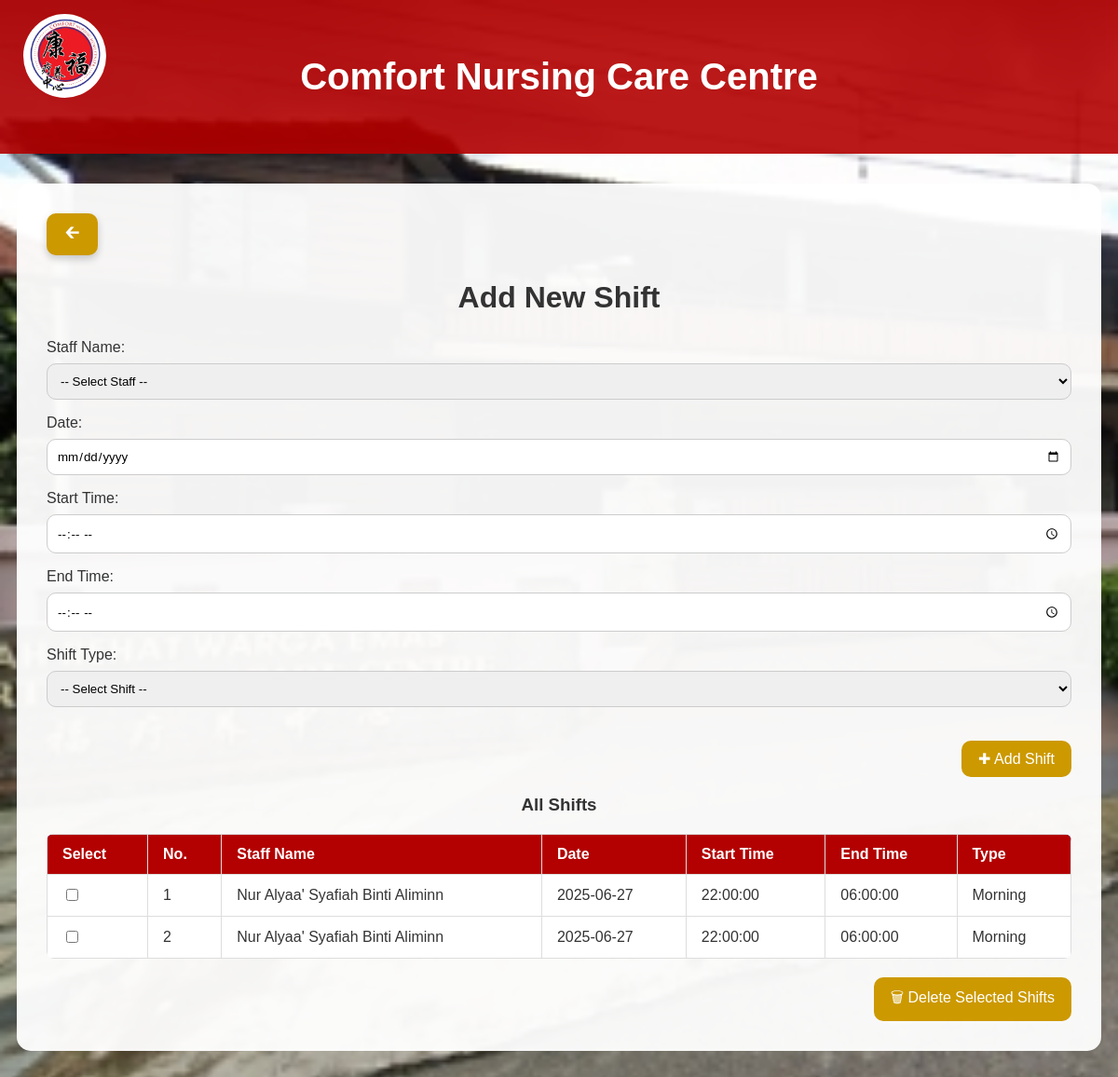
Screenshot of /admin/manage_shift.php (signed in) with the database file from the repository.
### tables this page shows
CREATE TABLE `shifts` (
  `shift_id` int(11) NOT NULL,
  `staff_id` int(11) DEFAULT NULL,
  `date` date NOT NULL,
  `start_time` time NOT NULL,
  `end_time` time NOT NULL,
  `shift_type` enum('morning','evening','night') DEFAULT NULL
);

CREATE TABLE `staff` (
  `staff_id` int(11) NOT NULL,
  `user_id` int(11) DEFAULT NULL,
  `name` varchar(100) NOT NULL,
  `IC_number` varchar(20) NOT NULL,
  `position` enum('caregiver','nurse','doctor') NOT NULL,
  `contact_number` varchar(20) DEFAULT NULL,
  `address` text DEFAULT NULL
);

### admin/manage_shift.php (the view, shortened to what this page needs)
<?php
include_once '../config/db.php';
?>
<!DOCTYPE html>
<html>
<head>
    <link rel='stylesheet' href='../css/style.css'>
</head>
<body>
<header><img src="../images/logo.png" alt="Logo" class="header-logo">Comfort Nursing Care Centre</header>
<div class='container'>
<div class="staff-form-container">
    <a href="admin_menu.php" class="arrow-button">🡰</a>
    <h2>Add New Shift</h2>
    <form method="POST">
        <label>Staff Name:</label>
        <select name="staff_id" required>
            <option value="">-- Select Staff --</option>
        </select>
        <label>Date:</label>
        <input type="date" name="date" required>
        <label>Start Time:</label>
        <input type="time" name="start_time" required>
        <label>End Time:</label>
        <input type="time" name="end_time" required>
        <label>Shift Type:</label>
        <select name="shift_type" required>
            <option value="">-- Select Shift --</option>
        </select>
        <div class="bottom-right">
            <button type="submit" name="submit">✚ Add Shift</button>
        </div>
    </form>
    <h3 style="text-align: center;">All Shifts</h3>
    <form method="POST" id="deleteForm">
    <table style="width:100%; border-collapse: collapse; margin-top: 20px;">
        <tr style="background-color: #007bff; color: white;">
            <th>Select</th>
            <th>No.</th>
            <th>Staff Name</th>
            <th>Date</th>
            <th>Start Time</th>
            <th>End Time</th>
            <th>Type</th>
        </tr>
        <?php
        $getShifts = $conn->query("SELECT s.shift_id, s.date, s.start_time, s.end_time, s.shift_type, st.name
                                   FROM shifts s
                                   JOIN staff st ON s.staff_id = st.staff_id
                                   ORDER BY s.date DESC, s.start_time DESC");
        if ($getShifts->num_rows > 0) {
            $no = 1;
            while ($row = $getShifts->fetch_assoc()) {
                echo "<tr>
                    <td><input type='checkbox' name='selected_shifts[]' value='{$row['shift_id']}'></td>
                    <td>{$no}</td>
                    <td>" . htmlspecialchars($row['name']) . "</td>
                    <td>{$row['date']}</td>
                    <td>{$row['start_time']}</td>
                    <td>{$row['end_time']}</td>
                    <td>" . ucfirst($row['shift_type']) . "</td>
                </tr>";
                $no++;
            }
        } else {
            echo "<tr><td colspan='7' style='text-align:center;'>No shifts found.</td></tr>";
        }
        ?>
    </table>
    <?php if ($getShifts->num_rows > 0): ?>
        <div class="bottom-right">
            <button type="button" onclick="confirmDelete()">🗑 Delete Selected Shifts</button>
        </div>
    <?php endif; ?>
    </form>
</div>
</div>
</body>
</html>

### css/style.css (style rules this page uses)
* { font-family: "Trebuchet MS", Helvetica, sans-serif; }
body { background: url('../images/bg.jpeg') no-repeat center center fixed; background-size: cover; margin: 0; padding: 0; color: #333; }
header { background-color: rgba(179, 0, 0, 0.9); color: white; padding: 1.5em 2em; text-align: center; font-size: 2.5em; font-weight: bold; position: relative; }
.header-logo { position: absolute; top: 15px; left: 25px; height: 80px; background-color: white; border-radius: 50%; padding: 5px; }
h2 { text-align: center; font-size: 2em; }
.container { background: rgba(255,255,255,0.95); margin: 2em auto; padding: 2em; border-radius: 15px; max-width: 1100px; }
input[type=text], input[type=password], input[type=number], input[type=date], input[type=time], select, textarea { width: 100%; padding: 10px; margin: 8px 0 16px 0; display: inline-block; border: 1px solid #ccc; border-radius: 10px; box-sizing: border-box; }
button, input[type=submit], a.button { background-color: #cc9900; color: white; padding: 10px 18px; border: none; border-radius: 10px; cursor: pointer; font-size: 1em; text-decoration: none; }
table { width: 100%; border-collapse: collapse; background-color: white; border-radius: 8px; overflow: hidden; margin-top: 20px; }
th, td { padding: 12px 16px; border: 1px solid #ddd; text-align: left; }
th { background-color: #b30000; color: white; }
.arrow-button { display: inline-flex; align-items: center; justify-content: center; width: 55px; height: 45px; background-color: #cc9900; border-radius: 10px; font-size: 20px; text-decoration: none; box-shadow: 0 4px 8px rgba(0, 0, 0, 0.2); transition: transform 0.2s; color: white; }
.bottom-right { margin-top: 20px; text-align: right; }

### rows the page displays
shifts: staff.name "Nur Alyaa' Syafiah Binti Aliminn", date "2025-06-27", start_time "22:00:00", end_time "06:00:00", shift_type "Morning"
shifts: staff.name "Nur Alyaa' Syafiah Binti Aliminn", date "2025-06-27", start_time "22:00:00", end_time "06:00:00", shift_type "Morning"
